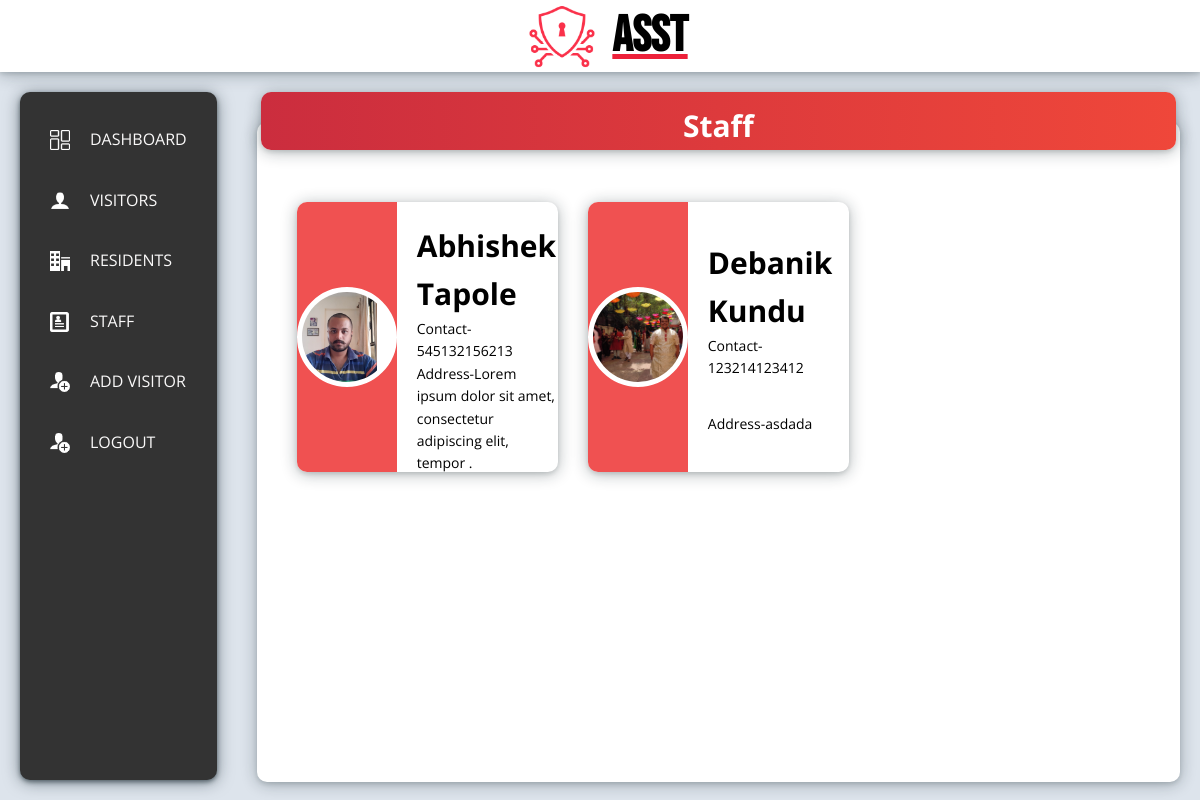
/staff (signed in), run on the app's committed database.
### people/models.py (models this page shows, shortened)
class People(models.Model):
    name = models.CharField(max_length=150)
    image = models.ImageField(default='avatar.png',upload_to=upload_location,null=True,blank=True)
    contact = models.CharField(max_length=150)
    address = models.TextField(max_length=2000)
    role = models.ForeignKey(Role,on_delete = models.DO_NOTHING )
    registration_date = models.DateField(auto_now_add=True)

### pages/views.py (the view)
# urls.py: path('staff',staffView,name = "staff"),
@login_required(login_url='login')
def staffView(request):
    people = People.objects.all().filter(role__title__contains = 'Staff')
    context = {
        'people':people
    }
    return render(request,'staff.html',context)

### templates/staff.html (shortened to what this page needs)
{% extends 'base.html' %}
{% load static %}
{% block content-header %}Staff{% endblock content-header %}
{% block content %}
      <div class="resident-container">
        {% for people in people %}
        <div class="people-card">
            <div class="people-card__pic">
              <div class="people-card__pic-1">
                <img src="{{ people.image.url }}" class="img1" alt="ProfilePic">
              </div>
            </div>
            <div class="people-card__info">
              <div class="people-card__info-cont">
                <span class="people-card__info-cont-name">
                  {{people.name}}
                </span>
                <span class="people-card__info-cont-contact">
                  Contact-{{people.contact}}
                </span>
              </div>
              <span class="people-card__info-address">
                Address-{{people.address}}
              </span>
            </div>
          </div>
        {% endfor %}
      </div>
    </div>
{% endblock content %}

### static/css/style.css (style rules this page uses)
:root { --color-primary:#ED213A; --color-primary-light:#ED213A; --color-primary-dark:#BA265D; --color-grey-light-1: #faf9f9; --color-grey-light-2: #f4f2f2; --color-grey-light-3: #f0eeee; --color-grey-light-4: #ccc; --color-grey-dark-1: #333; --color-grey-dark-2: #777; --color-grey-dark-3: #999; }
* { margin: 0; padding: 0; }
*, *::after, *::before { box-sizing: inherit; }
html { box-sizing: border-box; font-size: 62.5%; }
body { font-family: "Open Sans", sans-serif; font-weight: 400; line-height: 1.6; background-size: cover; min-height: 100vh; }
.resident-container { height: 100%; width: 100%; display: grid; grid-template-rows: repeat(3, 1fr); grid-template-columns: repeat(3, 1fr); grid-gap: 3rem; padding: 2rem; overflow-y: scroll; }
.people-card { height: 270px; border-radius: 10px; display: flex; overflow: hidden; box-shadow: rgba(14, 30, 37, 0.12) 0px 2px 4px 0px, rgba(14, 30, 37, 0.32) 0px 2px 16px 0px; }
.people-card__pic { flex-basis: 30%; background-color: #f05151; display: flex; justify-content: center; align-items: center; }
.people-card__pic-1 { height: 100px; width: 100px; border-radius: 50%; border: 5px solid white; background-color: white; overflow: hidden; }
.people-card__info { flex: 1; display: flex; flex-direction: column; padding: 20px; justify-content: space-around; }
.people-card__info-cont-name { font-size: 30px; font-weight: bold; }
.people-card__info-cont-contact { font-size: 1.4rem; }
.people-card__info-address { font-size: 1.4rem; }
.img1 { height: 100px; }
span { display: inline-block; }

### data on the page
People: image (picture), name "Abhishek Tapole", contact "545132156213", address "Lorem ipsum dolor sit amet, consectetur adipiscing elit, tempor ."
People: image (picture), name "Debanik Kundu", contact "123214123412", address "asdada"
